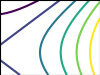

Here is the Python script that generated this plot:
#!/bin/env python3

import numpy as np
import matplotlib.pyplot as plt

X,Y = np.meshgrid(np.linspace(0,1,1000), np.linspace(0,1,1000))

plt.figure(figsize=(1,.75))

plt.contour(X, Y, (X+.1)**2 - (Y-.3)**2)
plt.xticks([])
plt.yticks([])
plt.tight_layout()
plt.subplots_adjust(left=0, right=1, top=1, bottom=0)

plt.savefig('contour-map.svg', transparent=False)
plt.savefig('contour-map.png', transparent=False)
